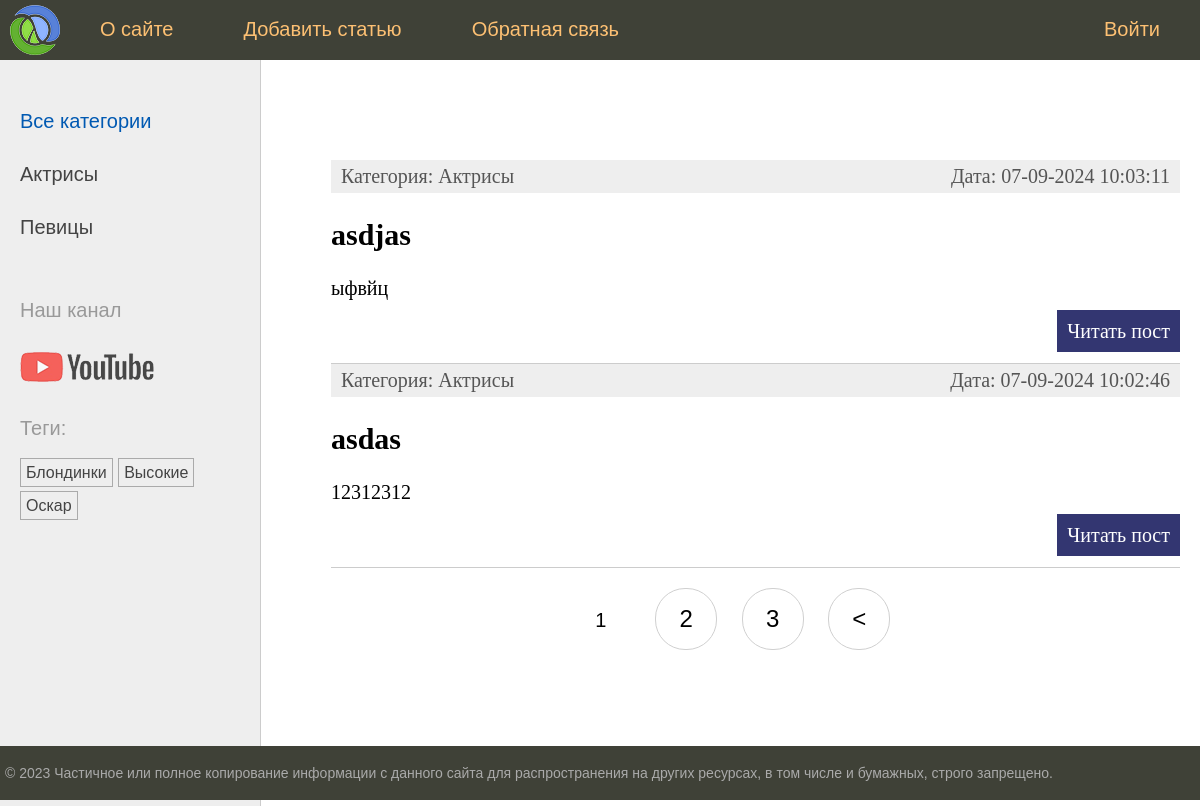
The app's page /, older data.
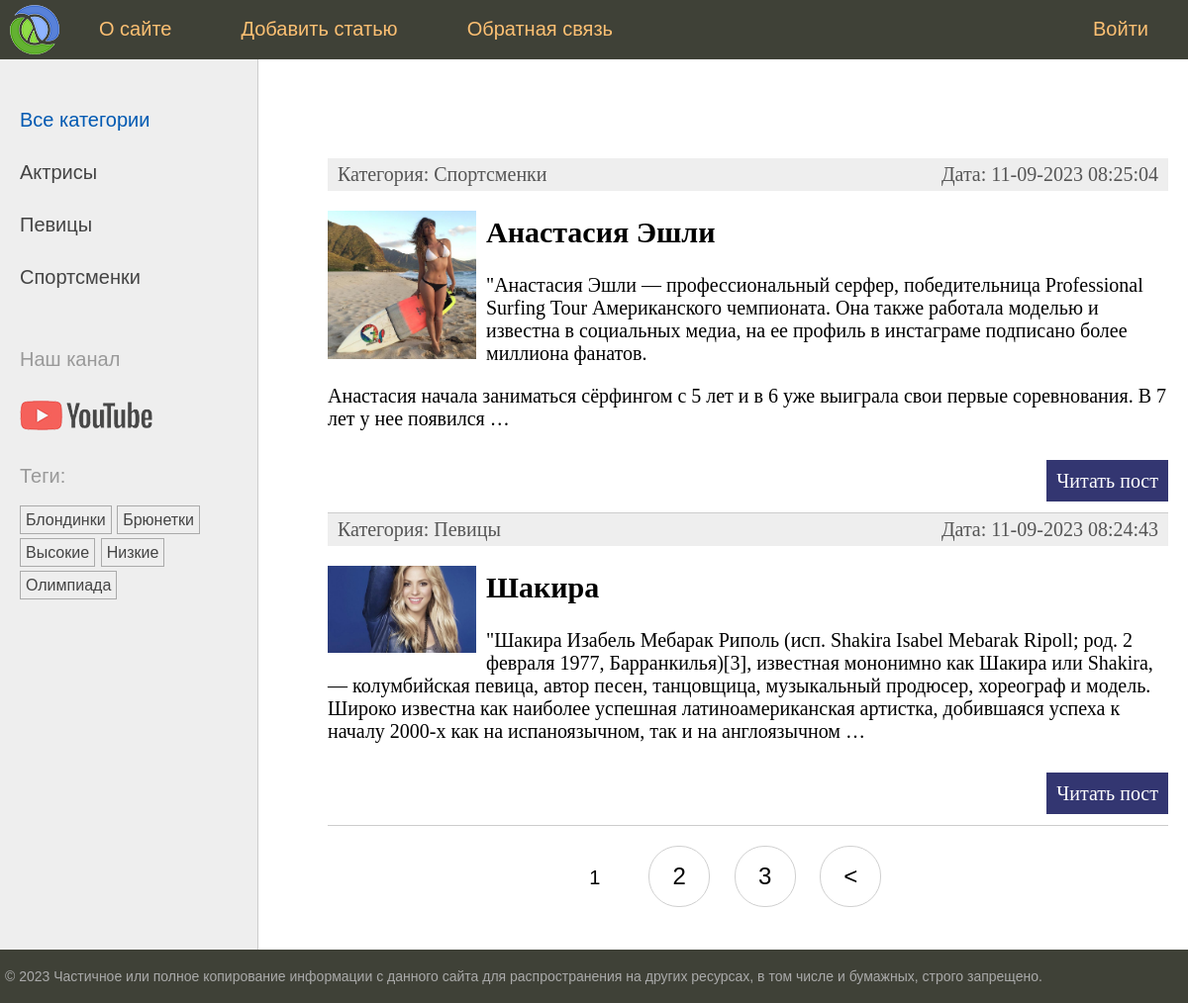
The same page, newer data.
### women/models.py (models this page shows, shortened)
class Category(models.Model):
    name = models.CharField(max_length=100, db_index=True, verbose_name="Категория")
    slug = models.SlugField(max_length=255, unique=True)
    class Meta:
        verbose_name = "Категория"
        verbose_name_plural = "Категории"
    def get_absolute_url(self):
        return reverse("category", kwargs={"cat_slug": self.slug})

class TagPost(models.Model):
    tag = models.CharField(max_length=100, db_index=True)
    slug = models.SlugField(max_length=255, unique=True, db_index=True)
    def get_absolute_url(self):
        return reverse("tag", kwargs={"tag_slug": self.slug})

class Women(models.Model):
    class Status(models.IntegerChoices):
        DRAFT = 0, "Черновик"
        PUBLISHED = 1, "Опубликовано"
    title = models.CharField(max_length=255, verbose_name="Заголовок")
    slug = models.SlugField(max_length=255, unique=True)
    photo = models.ImageField(
        upload_to="photos/%Y/%m/%d",
        default=None,
        blank=True,
        null=True,
        verbose_name="Фото",
    )
    content = models.TextField(blank=True, verbose_name="Текст статьи")
    time_create = models.DateTimeField(
        auto_now_add=True,
        verbose_name="Время создания",
    )
    time_update = models.DateTimeField(
        auto_now=True,
        verbose_name="Время изменения",
    )
    is_published = models.IntegerField(
        choices=Status.choices,
        default=Status.DRAFT,
        verbose_name="Статус",
    )
    cat = models.ForeignKey(
        "Category",
        on_delete=models.PROTECT,
        related_name="posts",
        verbose_name="Категории",
    )
    tags = models.ManyToManyField(
        "TagPost",
        blank=True,
        related_name="tags",
        verbose_name="Тэги",
    )
    husband = models.OneToOneField(
        "Husband",
        on_delete=models.SET_NULL,
        null=True,
        blank=True,
        related_name="wuman",
        verbose_name="Муж",
    )
    objects = models.Manager()
    published = PublishedModel()
    class Meta:
        verbose_name = "Известные женщины"
        verbose_name_plural = "Известные женщины"
        ordering = ["-time_create"]
        indexes = [models.Index(fields=["-time_create"])]
    def get_absolute_url(self):
        return reverse("post", kwargs={"post_slug": self.slug})

### women/views.py (the view)
# urls.py: path("", views.WomenHome.as_view(), name="home"),
class WomenHome(DataMixin, ListView):
    template_name = "women/index.html"
    context_object_name = "posts"
    def get_queryset(self) -> QuerySet[Any]:
        return Women.published.all().select_related("cat")
    def get_context_data(self, **kwargs) -> dict[str, Any]:
        context = super().get_context_data(**kwargs)
        return self.get_mixin_context(context, title="Главная страница", cat_selected=0)

### women/models.py (called while the page is built)
    def get_queryset(self) -> models.QuerySet:
        return super().get_queryset().filter(is_published=Women.Status.PUBLISHED)

### women/templatetags/women_tags.py (called while the page is built)
@register.inclusion_tag("women/list_categories.html")
def show_categories(cat_selected_id=0):
    cats = Category.objects.annotate(total=Count("posts")).filter(total__gt=0)
    return {"cats": cats, "cat_selected": cat_selected_id}

@register.inclusion_tag("women/list_tags.html")
def show_all_tags():
    tags = TagPost.objects.annotate(total=Count("tags")).filter(total__gt=0)
    return {"tags": tags}

### women/utils.py (called while the page is built)
    def get_mixin_context(self, context: dict[str, Any], **kwargs: dict[str, Any]):
        if self.title_page:
            context["title"] = self.title_page
        context["menu"] = menu
        context["cat_selected"] = None
        context.update(kwargs)
        return context

### women/templates/women/index.html (shortened to what this page needs)
{% extends 'base.html' %}
{% block content %}
<ul class="list-articles">
	{% for p in posts %}
		<li><div class="article-panel">
			<p class="first">Категория: {{ p.cat.name }}</p>
			<p class="last">Дата: {{ p.time_update|date:"d-m-Y H:i:s" }}</p>
		</div>
		{% if p.photo %}
			<p><img class="img-article-left thumb" src="{{ p.photo.url }}"></p>
		{% endif %}
		<h2>{{ p.title }}</h2>
    {% autoescape off %}
	{{ p.content|linebreaks|truncatewords:50 }}
    {% endautoescape %}
		<p class="link-read-post"><a href="{{ p.get_absolute_url }}">Читать пост</a></p>
		</li>
	{% endfor %}
</ul>
{% endblock %}
{% block navigation %}
{% if page_obj.has_other_pages %}
	<nav class="list-pages">
		<ul>
			{% for p in paginator.page_range %}
				{% if page_obj.number == p %}
					<li class="page-num page-num-selected">{{ p }}</li>
				{% elif p >= page_obj.number|add:-2 and p <= page_obj.number|add:2 %}
					<li class="page-num">
						<a href="?page={{ p }}">{{ p }}</a>
					</li>
				{% endif %}
			{% endfor %}
			{% if page_obj.has_next %}
				<li class="page-num">
					<a href="?page={{ page_obj.next_page_number }}">&lt;</a>
				</li>
			{% endif %}
		</ul>
	</nav>
{% endif %}
{% endblock %}

### women/templates/women/list_categories.html
{% for cat in cats %}
    {% if cat.id == cat_selected %}
        <li class="selected">{{ cat.name }}</li>
    {% else %}
        <li><a href="{{ cat.get_absolute_url }}">{{ cat.name }}</a></li>
    {% endif %}
{% endfor %}

### women/templates/women/list_tags.html
{% if tags %}
    Теги: </p>
    <ul class="tags-list">
        {% for t in tags %}
            <li><a href="{{ t.get_absolute_url }}">{{ t.tag }}</a></li>
        {% endfor %}
    </ul>
{% endif %}

Row changes from the older to the newer data that the page shows:
no longer on this page (row unchanged): TagPost: tag "Оскар"
no longer on this page (row edited): Women: cat.name "Актрисы", time_update "07-09-2024 10:03:11", title "asdjas", content "ыфвйц"
no longer on this page (row edited): Women: cat.name "Актрисы", time_update "07-09-2024 10:02:46", title "asdas", content "12312312"
added Category: name "Спортсменки"
now on this page (row unchanged): TagPost: tag "Брюнетки"
now on this page (row unchanged): TagPost: tag "Низкие"
now on this page (row unchanged): TagPost: tag "Олимпиада"
added Women: cat.name "Спортсменки", time_update "11-09-2023 08:25:04", photo (picture), title "Анастасия Эшли", content "\"Анастасия Эшли — профессиональный серфер, победительница Professional Surfing Tour Американского чемпионата. Она также работала моделью и известна в социальных медиа, на ее профиль в инстаграме подписано более миллиона фанатов. Анастасия начала заниматься сёрфингом с 5 лет и в 6 уже выиграла свои первые соревнования. В 7 лет у нее появился …"
added Women: cat.name "Певицы", time_update "11-09-2023 08:24:43", photo (picture), title "Шакира", content "\"Шакира Изабель Мебарак Риполь (исп. Shakira Isabel Mebarak Ripoll; род. 2 февраля 1977, Барранкилья)[3], известная мононимно как Шакира или Shakira, — колумбийская певица, автор песен, танцовщица, музыкальный продюсер, хореограф и модель. Широко известна как наиболее успешная латиноамериканская артистка, добившаяся успеха к началу 2000-х как на испаноязычном, так и на англоязычном …"
